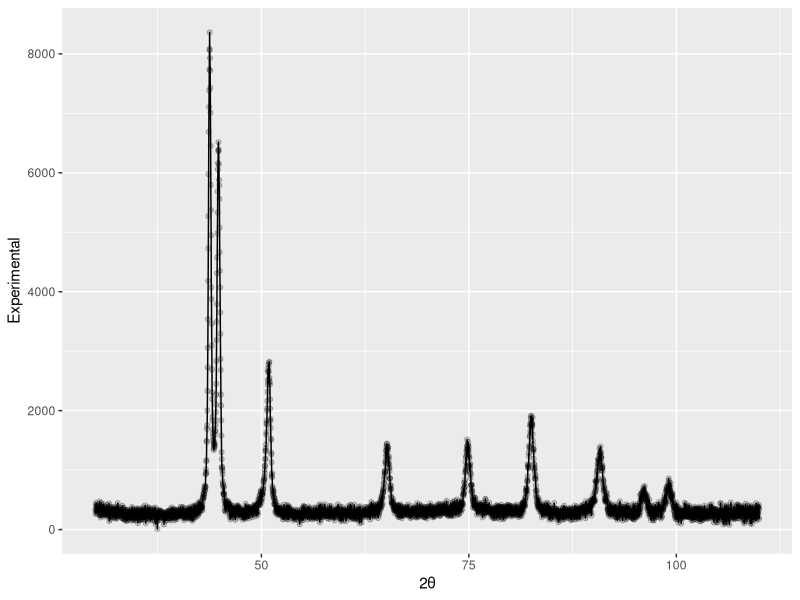

Here is the R script that generated this plot:
## ---- chunk 1
# Caricamento librerie
library(knitr)
library(kableExtra)
library(tidyverse)
library(modelr)
library(purrr)
library(patchwork)
#library(paletteer)

# Impostazioni output
knitr::opts_chunk$set(
	fig.align  = "center",      # allineamento figure
	fig.dim    = c(5, 3) * 1.2, # rapporto larghezza/altezza e fattore di scala
	out.height = "2.8in",       # altezza effettiva figure
	message    = FALSE,         # sopprimi messaggi
	warning    = FALSE,         # sopprimi warning
	echo       = TRUE,          # mostra i codice dei chunk
	include    = TRUE,          # mostra l'output dei chunk
	tidy       = TRUE,          # formatta il codice dei chunk
  tidy.opts  = list(width.cutoff=I(75)) # massima larghezza codice nei chunk
)
## ---- chunk 2
Data <- read.csv("Dati_XRD.csv") 
Data %>% 
  head(10) %>% 
  kable(booktabs=T, caption="Campionamento generale") %>%
  kable_styling(latex_options = c("striped", "HOLD_position"), position = "center")
## ---- chunk 3
Data %>% 
  ggplot(aes(x=X2.theta, y=Experimental)) + 
  geom_point(alpha=0.2) + 
  geom_line() + 
  labs(x="2θ", y="Experimental")
